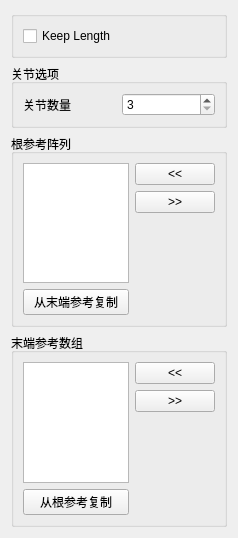
<?xml version="1.0" encoding="UTF-8"?>
<ui version="4.0">
 <class>Form</class>
 <widget class="QWidget" name="Form">
  <property name="geometry">
   <rect>
    <x>0</x>
    <y>0</y>
    <width>238</width>
    <height>538</height>
   </rect>
  </property>
  <property name="windowTitle">
   <string>表单</string>
  </property>
  <layout class="QGridLayout" name="gridLayout">
   <item row="0" column="0">
    <widget class="QGroupBox" name="groupBox_2">
     <property name="title">
      <string/>
     </property>
     <layout class="QGridLayout" name="gridLayout_5">
      <item row="0" column="0">
       <layout class="QVBoxLayout" name="verticalLayout">
        <item>
         <widget class="QCheckBox" name="keepLength_checkBox">
          <property name="text">
           <string notr="true">Keep Length</string>
          </property>
         </widget>
        </item>
       </layout>
      </item>
     </layout>
    </widget>
   </item>
   <item row="1" column="0">
    <widget class="QGroupBox" name="groupBox_3">
     <property name="title">
      <string>关节选项</string>
     </property>
     <layout class="QGridLayout" name="gridLayout_6">
      <item row="0" column="0">
       <layout class="QHBoxLayout" name="horizontalLayout">
        <item>
         <widget class="QLabel" name="jntNb_label">
          <property name="text">
           <string>关节数量</string>
          </property>
         </widget>
        </item>
        <item>
         <widget class="QSpinBox" name="jntNb_spinBox">
          <property name="minimum">
           <number>3</number>
          </property>
          <property name="maximum">
           <number>999</number>
          </property>
          <property name="value">
           <number>3</number>
          </property>
         </widget>
        </item>
       </layout>
      </item>
     </layout>
    </widget>
   </item>
   <item row="3" column="0">
    <widget class="QGroupBox" name="tipRefArray_groupBox">
     <property name="title">
      <string>末端参考数组</string>
     </property>
     <layout class="QGridLayout" name="gridLayout_4">
      <item row="0" column="0">
       <layout class="QHBoxLayout" name="tipRefArray_horizontalLayout">
        <item>
         <layout class="QVBoxLayout" name="tipRefArray_verticalLayout_1">
          <item>
           <widget class="QListWidget" name="tipRefArray_listWidget">
            <property name="dragDropOverwriteMode">
             <bool>true</bool>
            </property>
            <property name="dragDropMode">
             <enum>QAbstractItemView::InternalMove</enum>
            </property>
            <property name="defaultDropAction">
             <enum>Qt::MoveAction</enum>
            </property>
            <property name="alternatingRowColors">
             <bool>true</bool>
            </property>
            <property name="selectionMode">
             <enum>QAbstractItemView::ExtendedSelection</enum>
            </property>
            <property name="selectionRectVisible">
             <bool>false</bool>
            </property>
           </widget>
          </item>
          <item>
           <widget class="QPushButton" name="tipRefArray_copyRef_pushButton">
            <property name="text">
             <string>从根参考复制</string>
            </property>
           </widget>
          </item>
         </layout>
        </item>
        <item>
         <layout class="QVBoxLayout" name="tipRefArray_verticalLayout_2">
          <item>
           <widget class="QPushButton" name="tipRefArrayAdd_pushButton">
            <property name="text">
             <string>&lt;&lt;</string>
            </property>
           </widget>
          </item>
          <item>
           <widget class="QPushButton" name="tipRefArrayRemove_pushButton">
            <property name="text">
             <string>&gt;&gt;</string>
            </property>
           </widget>
          </item>
          <item>
           <spacer name="tipRefArray_verticalSpacer">
            <property name="orientation">
             <enum>Qt::Vertical</enum>
            </property>
            <property name="sizeHint" stdset="0">
             <size>
              <width>20</width>
              <height>40</height>
             </size>
            </property>
           </spacer>
          </item>
         </layout>
        </item>
       </layout>
      </item>
     </layout>
    </widget>
   </item>
   <item row="2" column="0">
    <widget class="QGroupBox" name="rootRefArray_groupBox">
     <property name="title">
      <string>根参考阵列</string>
     </property>
     <layout class="QGridLayout" name="gridLayout_3">
      <item row="0" column="0">
       <layout class="QHBoxLayout" name="rootRefArray_horizontalLayout">
        <item>
         <layout class="QVBoxLayout" name="rootRefArray_verticalLayout_1">
          <item>
           <widget class="QListWidget" name="rootRefArray_listWidget">
            <property name="dragDropOverwriteMode">
             <bool>true</bool>
            </property>
            <property name="dragDropMode">
             <enum>QAbstractItemView::InternalMove</enum>
            </property>
            <property name="defaultDropAction">
             <enum>Qt::MoveAction</enum>
            </property>
            <property name="alternatingRowColors">
             <bool>true</bool>
            </property>
            <property name="selectionMode">
             <enum>QAbstractItemView::ExtendedSelection</enum>
            </property>
            <property name="selectionRectVisible">
             <bool>false</bool>
            </property>
           </widget>
          </item>
          <item>
           <widget class="QPushButton" name="rootRefArray_copyRef_pushButton">
            <property name="text">
             <string>从末端参考复制</string>
            </property>
           </widget>
          </item>
         </layout>
        </item>
        <item>
         <layout class="QVBoxLayout" name="rootRefArray_verticalLayout_2">
          <item>
           <widget class="QPushButton" name="rootRefArrayAdd_pushButton">
            <property name="text">
             <string>&lt;&lt;</string>
            </property>
           </widget>
          </item>
          <item>
           <widget class="QPushButton" name="rootRefArrayRemove_pushButton">
            <property name="text">
             <string>&gt;&gt;</string>
            </property>
           </widget>
          </item>
          <item>
           <spacer name="rootRefArray_verticalSpacer">
            <property name="orientation">
             <enum>Qt::Vertical</enum>
            </property>
            <property name="sizeHint" stdset="0">
             <size>
              <width>20</width>
              <height>40</height>
             </size>
            </property>
           </spacer>
          </item>
         </layout>
        </item>
       </layout>
      </item>
     </layout>
    </widget>
   </item>
  </layout>
 </widget>
 <resources/>
 <connections/>
</ui>
